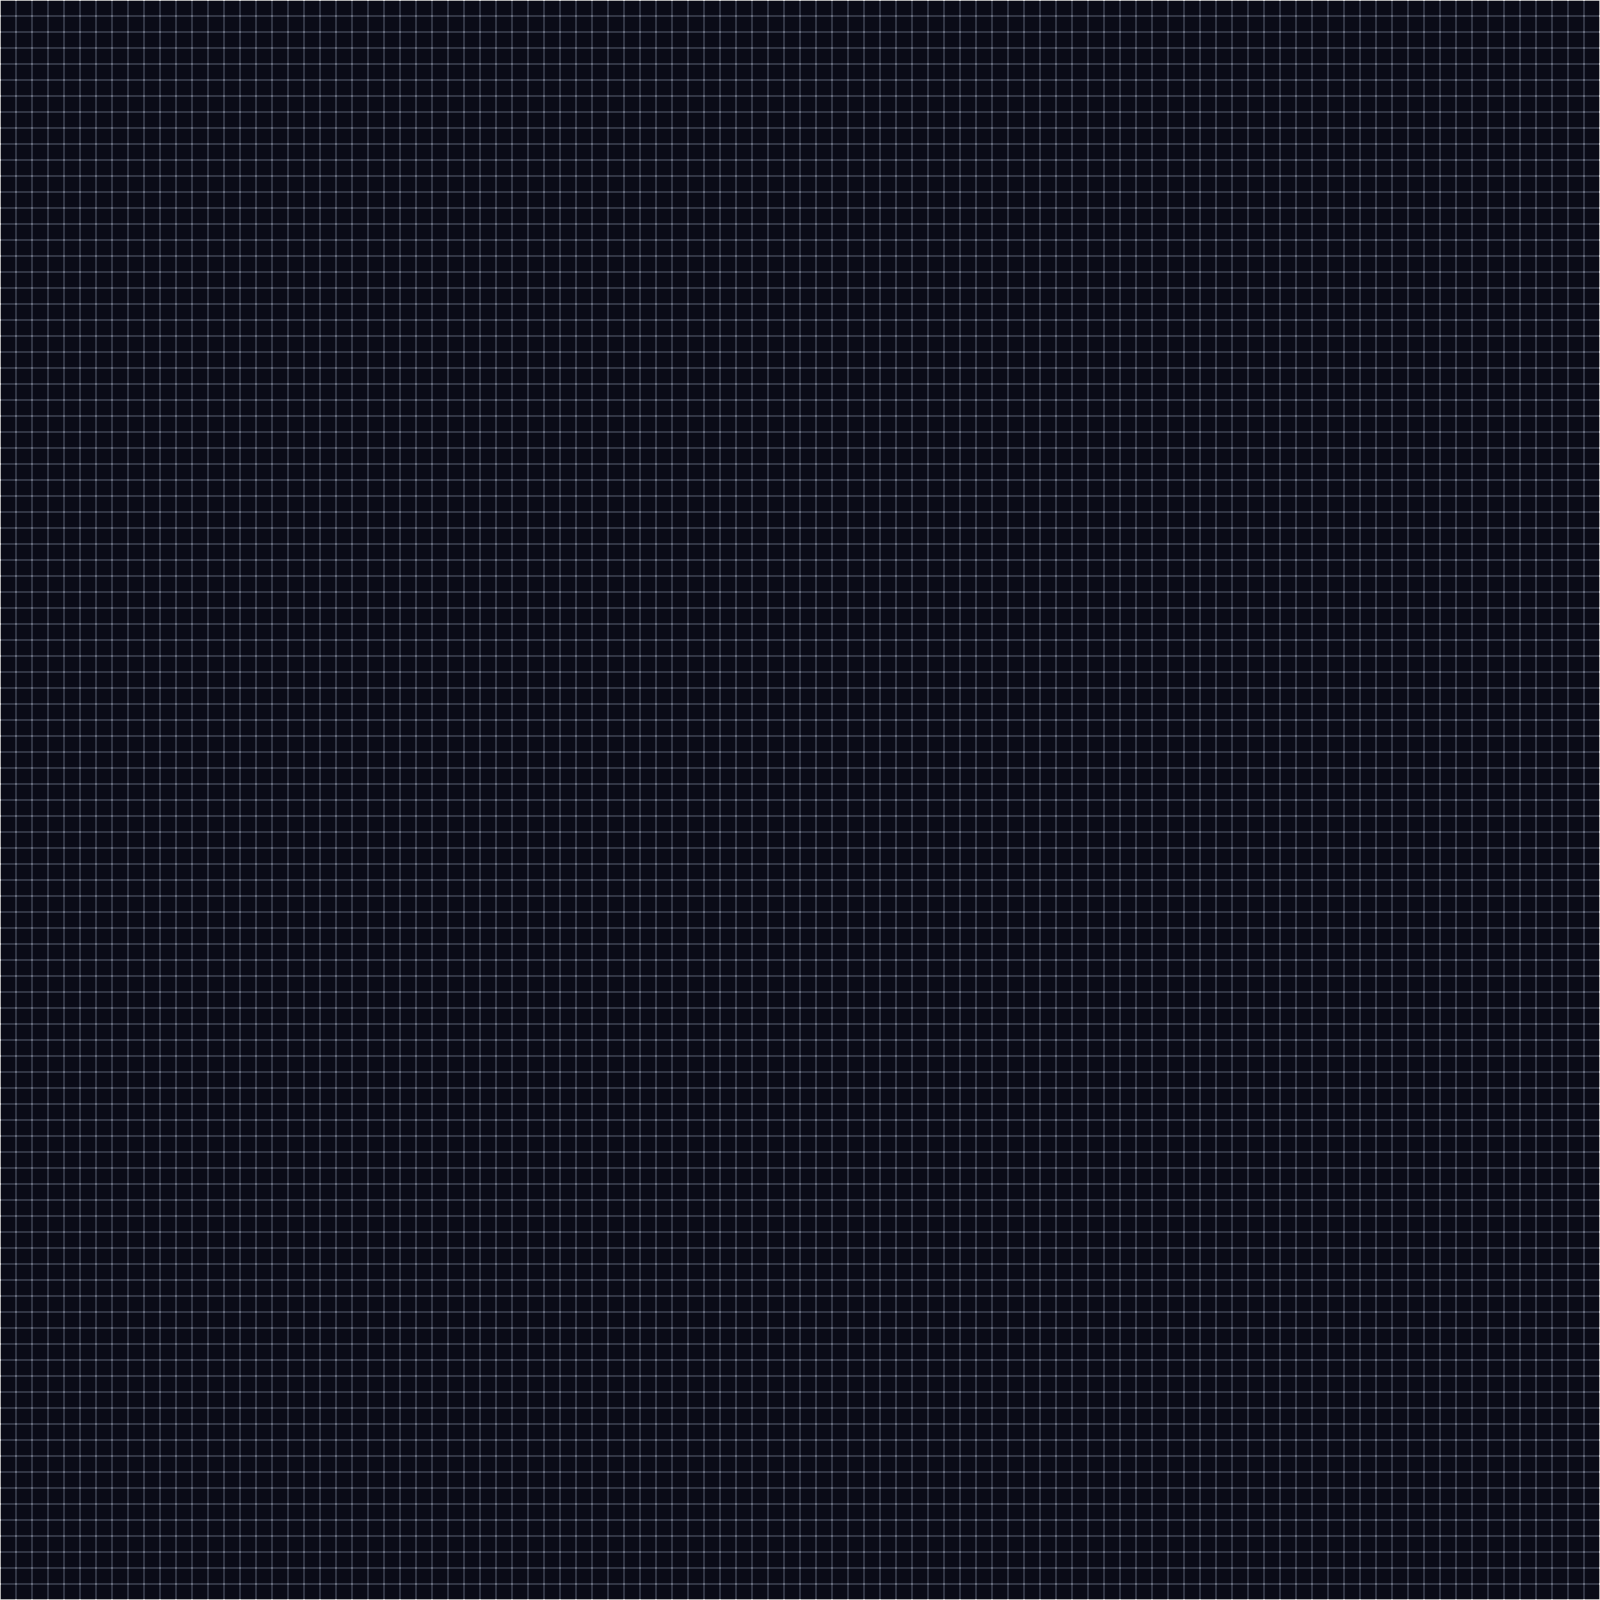

Below is a game level as drawn by its tile map, then a one-line description and the .tmx that defines it (tile-layer data replaced by summaries):
An orthogonal 100x100 tile map with 16x16 px tiles, 1 tile layer (acg).

<map version="1.10" tiledversion="1.11.1" orientation="orthogonal" renderorder="right-down" width="100" height="100" tilewidth="16" tileheight="16" infinite="0" nextlayerid="2" nextobjectid="1">
 <tileset firstgid="1" source="nts.tsx" />
 <layer id="1" name="acg" width="100" height="100">
  <data>[10000 cells, 10000 non-empty, 9 distinct tile ids]</data>
 </layer>
</map>
